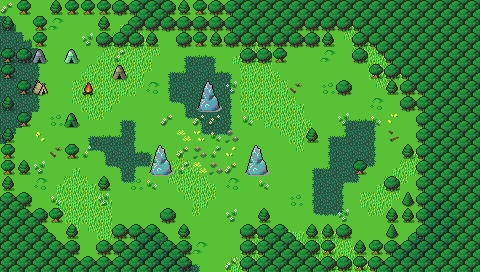

A 2D game scene composited from a Tiled map and its tileset images. What follows is a short description and the map's XML, with each tile layer's data collapsed to a summary:
An orthogonal 30x17 tile map with 16x16 px tiles, 4 tile layers (Collision, Background, Grass, Clutter), 3 tilesets and 8 objects.

<map version="1.9" tiledversion="1.9.2" orientation="orthogonal" renderorder="right-down" width="30" height="17" tilewidth="16" tileheight="16" infinite="0" nextlayerid="7" nextobjectid="64">
 <editorsettings>
  <export target="wastetown..tmx" format="tmx" />
 </editorsettings>
 <tileset firstgid="1" source="../tileset/main.tsx" />
 <tileset firstgid="10113" source="../tileset/buildings.tsx" />
 <tileset firstgid="11905" source="../tileset/FarmFood.tsx" />
 <layer id="6" name="Collision" width="30" height="17">
  <data>[510 cells, 240 non-empty, 9 distinct tile ids]</data>
 </layer>
 <layer id="1" name="Background" width="30" height="17">
  <data>[510 cells, 510 non-empty, 1 distinct tile ids]</data>
 </layer>
 <layer id="2" name="Grass" width="30" height="17">
  <data>[510 cells, 249 non-empty, 31 distinct tile ids]</data>
 </layer>
 <layer id="3" name="Clutter" width="30" height="17" opacity="0.9">
  <properties>
   <property name="spriteLayer" type="bool" value="true" />
  </properties>
  <data>[510 cells, 304 non-empty, 49 distinct tile ids]</data>
 </layer>
 <objectgroup id="4" name="Objects">
  <object id="38" template="../obj/entry_up.tx" x="209" y="271.5">
   <properties>
    <property name="teleport" value="" />
   </properties>
  </object>
  <object id="48" template="../obj/treasure.tx" x="16.8337" y="79.5834" />
  <object id="52" template="../obj/gold.tx" x="48.9163" y="63.917" />
  <object id="54" template="../obj/enemy.tx" x="48.9849" y="84.0001">
   <properties>
    <property name="enemy" value="High Elf" />
   </properties>
  </object>
  <object id="55" template="../obj/enemy.tx" x="87.834" y="77.166">
   <properties>
    <property name="enemy" value="Elf warrior" />
   </properties>
  </object>
  <object id="56" template="../obj/enemy.tx" x="51.833" y="113">
   <properties>
    <property name="enemy" value="Elf" />
   </properties>
  </object>
  <object id="62" template="../obj/waypoint.tx" x="243.103" y="107.726" />
  <object id="63" template="../obj/enemy.tx" x="196.495" y="145.441">
   <properties>
    <property name="enemy" value="Forest Giant" />
   </properties>
  </object>
 </objectgroup>
</map>
